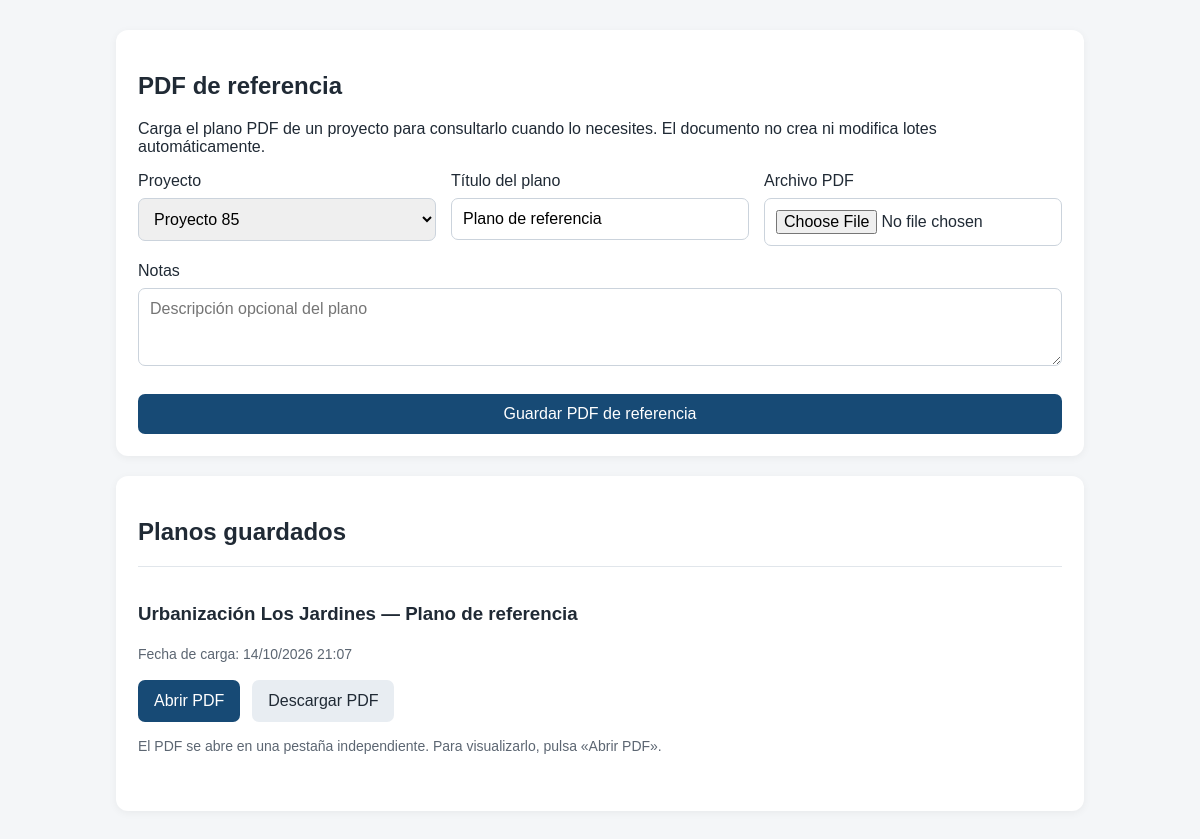
Screenshot of /plano-referencia/ (signed in) with the database file from the repository.
### core/models.py (models this page shows, shortened)
class ProjectPlan(models.Model):
    project = models.ForeignKey(Project, on_delete=models.CASCADE, related_name="plans", verbose_name="Proyecto")
    title = models.CharField("Nombre del plano", max_length=150, default="Plano de referencia")
    pdf_file = models.FileField("PDF de referencia", upload_to="planos_referencia/%Y/%m/")
    page_number = models.PositiveIntegerField("Página de referencia", default=1)
    is_active = models.BooleanField("Mostrar como plano principal", default=True)
    uploaded_at = models.DateTimeField("Fecha de carga", auto_now_add=True)
    notes = models.TextField("Notas", blank=True)
    class Meta:
        ordering = ["-uploaded_at"]
        verbose_name = "Plano PDF de referencia"
        verbose_name_plural = "Planos PDF de referencia"

class Project(models.Model):
    name = models.CharField("Nombre del proyecto", max_length=150)
    location = models.CharField("Ubicación", max_length=200, blank=True)
    acquisition_cost = models.DecimalField("Costo de adquisición", max_digits=14, decimal_places=2, default=0, validators=[MinValueValidator(0)])
    development_costs = models.DecimalField("Gastos de urbanización", max_digits=14, decimal_places=2, default=0, validators=[MinValueValidator(0)])
    notes = models.TextField("Notas", blank=True)
    created_at = models.DateTimeField("Creado", auto_now_add=True)
    plan_image = models.ImageField(
    "Plano del proyecto",
    upload_to="planos_proyectos/",
    blank=True,
    null=True,
)
    class Meta:
        ordering = ["name"]
        verbose_name = "Proyecto"
        verbose_name_plural = "Proyectos"

### core/gestion_lotes_views.py (the view, shortened to what this page needs)
# urls.py: path("plano-referencia/", plano_referencia, name="plano_referencia"),
@login_required
@require_http_methods(["GET", "POST"])
def plano_referencia(request):
    from .models import ProjectPlan
    projects = Project.objects.all()
    planes_recientes = {}
    for plan in (
        ProjectPlan.objects
        .select_related("project")
        .order_by("-uploaded_at", "-pk")
    ):
        if plan.project_id not in planes_recientes:
            planes_recientes[plan.project_id] = plan
    plans = list(planes_recientes.values())
    return render(
        request,
        "core/plano_referencia.html",
        {
            "projects": projects,
            "plans": plans,
        }
    )

### core/templates/core/plano_referencia.html (shortened to what this page needs)
<!doctype html>
<html lang="es">
<head>
</head>
<body>
<main class="wrap">
    <section class="card">
        <h1>PDF de referencia</h1>
        <p>
            Carga el plano PDF de un proyecto para consultarlo
            cuando lo necesites. El documento no crea ni modifica
            lotes automáticamente.
        </p>
        <form method="post" enctype="multipart/form-data">
            <div class="grid">
                <label class="field">
                    Proyecto
                    <select name="project_id" required>
                        {% for p in projects %}
                            <option value="{{ p.pk }}">
                                {{ p.name }}
                            </option>
                        {% endfor %}
                    </select>
                </label>
                <label class="field">
                    Título del plano
                    <input
                        type="text"
                        name="title"
                        value="Plano de referencia"
                    >
                </label>
                <label class="field">
                    Archivo PDF
                    <input
                        type="file"
                        name="pdf_file"
                        accept=".pdf,application/pdf"
                        required
                    >
                </label>
            </div>
            <p>
                <label class="field">
                    Notas
                    <textarea
                        name="notes"
                        rows="3"
                        placeholder="Descripción opcional del plano"
                    ></textarea>
                </label>
            </p>
            <button type="submit">Guardar PDF de referencia</button>
        </form>
    </section>
    <section class="card">
        <h2>Planos guardados</h2>
        {% for plan in plans %}
            <article class="plan">
                <h3>
                    {{ plan.project.name }} — {{ plan.title }}
                </h3>
                <p class="note">
                    Fecha de carga:
                    {{ plan.uploaded_at|date:"d/m/Y H:i" }}
                </p>
                <div class="actions">
                    <a
                        class="link"
                        href="{{ plan.pdf_file.url }}"
                        target="_blank"
                        rel="noopener noreferrer"
                    >
                        Abrir PDF
                    </a>
                    <a
                        class="link download"
                        href="{{ plan.pdf_file.url }}"
                        download
                    >
                        Descargar PDF
                    </a>
                </div>
                <p class="note">
                    El PDF se abre en una pestaña independiente.
                    Para visualizarlo, pulsa «Abrir PDF».
                </p>
            </article>
        {% empty %}
            <p>Aún no hay planos PDF guardados.</p>
        {% endfor %}
    </section>
</main>
</body>
</html>

### core/templates/core/plano_referencia.html (style rules this page uses)
* { box-sizing: border-box; }
body { margin: 0; font-family: Arial, sans-serif; background: #f4f6f8; color: #202a35; }
.wrap { max-width: 1000px; margin: 30px auto; padding: 0 16px; }
.card { background: white; padding: 22px; margin-bottom: 20px; border-radius: 12px; box-shadow: 0 2px 8px #0000000d; }
.grid { display: flex; flex-wrap: wrap; gap: 15px; }
.field { display: flex; flex-direction: column; gap: 8px; flex: 1; min-width: 220px; }
input, select, textarea, button { width: 100%; padding: 11px; font: inherit; border: 1px solid #cbd3dc; border-radius: 7px; }
button { margin-top: 12px; background: #174a75; color: white; border: none; cursor: pointer; }
.plan { padding: 18px 0; border-top: 1px solid #e1e6eb; }
.actions { display: flex; flex-wrap: wrap; gap: 12px; margin-top: 15px; }
.link { display: inline-block; padding: 12px 16px; border-radius: 7px; background: #174a75; color: white; text-decoration: none; }
.download { background: #e8edf2; color: #202a35; }
.note { color: #5c6672; font-size: 14px; line-height: 1.5; }

### rows the page displays
ProjectPlan: project.name "Urbanización Los Jardines", title "Plano de referencia", uploaded_at "14/10/2026 21:07"

### other values shown
form field project_id "Proyecto 85"
